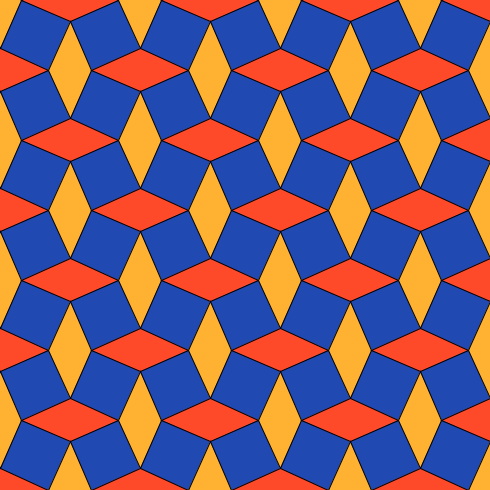
Frame 1 (no input)
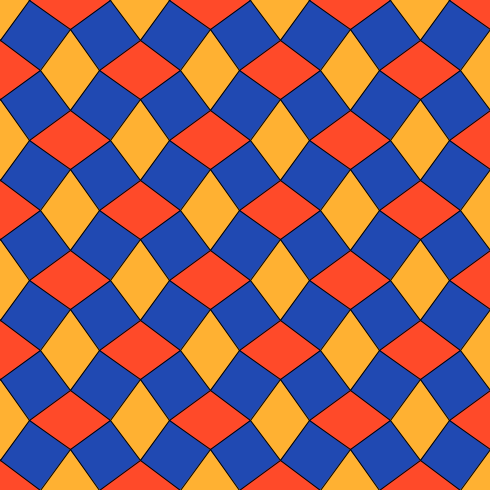
Frame 60 (the mouse pressed at the canvas centre just before this capture)
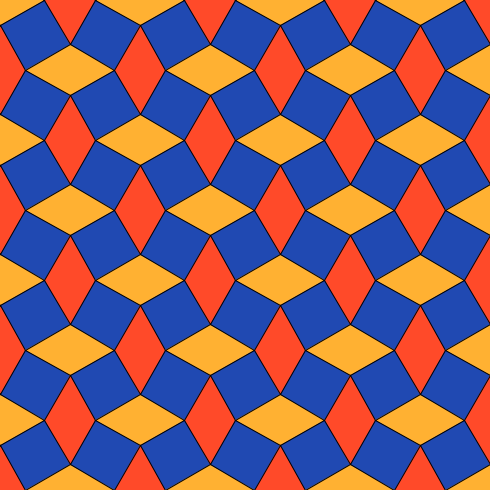
Frame 120 (the mouse held since frame 60 and released just before this capture)

The Processing sketch that drew these frames (run headless with seeded random() and noise(); from frame 60 on, the mouse is pressed at the canvas centre):

// Processing sketch: processing_172083
// ── processing_172083.pde

float rWidth, rHeight, rSize, rFactor; 
float inc; 
final static int DIAMOND = 0; 
final static int RECTANGLE = 1; 
int quadMode; 

void setup() {
  size(490, 490); 
  background(255); 
  smooth(); 

  rSize = 70; 
  rWidth = rSize; 
  rHeight = rSize; 
  rFactor = 0.382;
  inc = 0;
  quadMode = DIAMOND;
}

void draw() {

  background(#2049B2);   

  float x, y; 
  int count1, count2; 

  float factor = map(cos(inc), -1, 1, 0, 1); 
  rWidth = lerp(rSize + rSize*rFactor, rSize - rSize*rFactor, factor);
  rHeight = lerp(rSize - rSize*rFactor, rSize + rSize*rFactor, factor);  

  count2 = 0; 
  for (y = 0; y <= height; y += rSize) {
    count1 = (count2%2 == 0) ? 0 : 1; 
    for (x = 0; x <= width; x += rSize) {    
      pushMatrix(); 
      translate(x, y); 
      if (count1%2 == 0) {
        fill(#FFB132);
        if (quadMode == RECTANGLE) {
          quad(-rWidth/2, -rHeight/2, rWidth/2, -rHeight/2, rWidth/2, rHeight/2, -rWidth/2, rHeight/2);
        } else { 
          quad(-rWidth/2, 0, 0, -rHeight/2, rWidth/2, 0, 0, rHeight/2);
        }
      } else {
        fill(#FF4A29);
        if (quadMode == RECTANGLE) {
          quad(-rHeight/2, -rWidth/2, rHeight/2, -rWidth/2, rHeight/2, rWidth/2, -rHeight/2, rWidth/2);
        } else {
          quad(-rHeight/2, 0, 0, -rWidth/2, rHeight/2, 0, 0, rWidth/2);
        }
      }
      popMatrix();
      count1++;
    }
    count2++;
  }

  inc += 0.02;
}

void keyReleased() {
  if (key == 'm' || key == 'M') {
    quadMode = (quadMode == DIAMOND) ? RECTANGLE : DIAMOND;
  }
}
